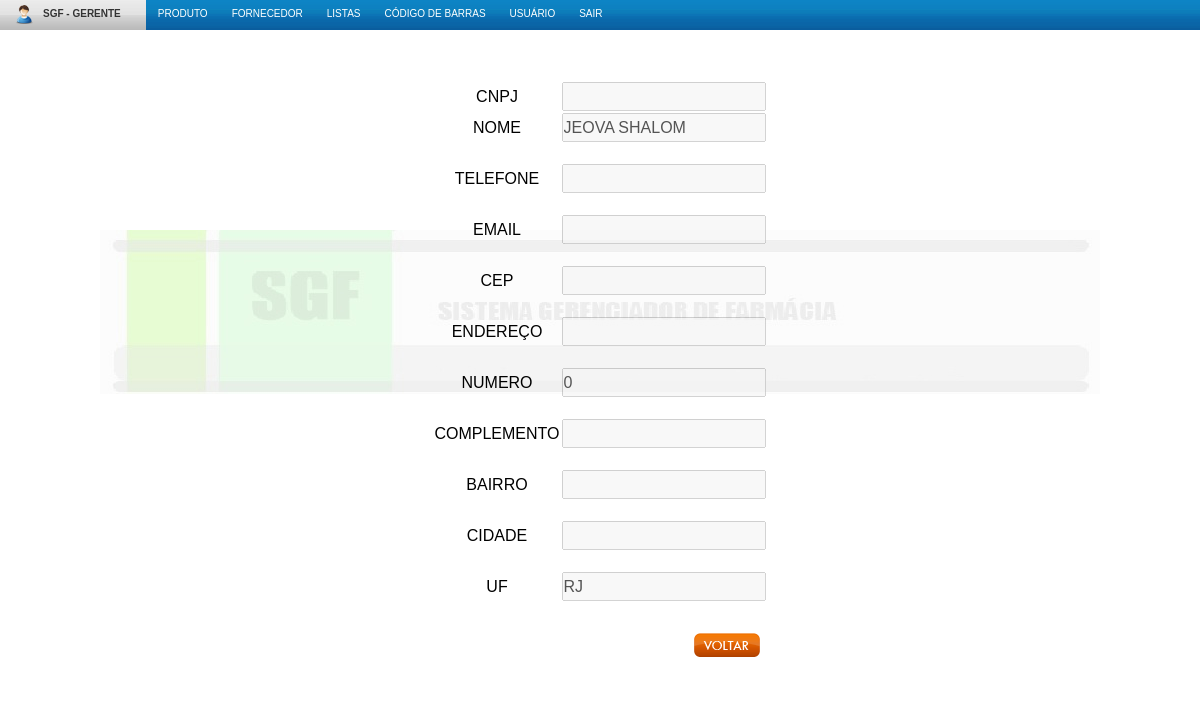
The page /main/verFornecedor.php?fornecedor=2 (signed in) on the database its author committed.
### tables this page shows
CREATE TABLE IF NOT EXISTS `fornecedor` (
  `idfornecedor` int(11) NOT NULL AUTO_INCREMENT,
  `cnpj` varchar(18) NOT NULL,
  `nome` varchar(100) NOT NULL,
  `telefone` varchar(20) NOT NULL,
  `email` varchar(100) NOT NULL,
  `cep` varchar(9) NOT NULL,
  `endereco` varchar(255) NOT NULL,
  `numero` int(11) NOT NULL,
  `complemento` varchar(50) NOT NULL,
  `bairro` varchar(100) NOT NULL,
  `cidade` varchar(100) NOT NULL,
  `uf` tinyint(2) NOT NULL,
  PRIMARY KEY (`idfornecedor`)
);

CREATE TABLE IF NOT EXISTS `uf` (
  `idUF` tinyint(2) NOT NULL AUTO_INCREMENT,
  `sigla` varchar(2) NOT NULL,
  PRIMARY KEY (`idUF`)
);

### class/Fornecedor.class.php (called while the page is built, shortened)
<?php
class Fornecedor {
    public static function verfornecedor($id) {
        $query = "SELECT * FROM fornecedor WHERE idfornecedor='$id'";
        $res = mysql_query($query);
        $obj = mysql_fetch_object($res);
        return $obj;
	}
}
?>

### class/Uf.class.php (called while the page is built, shortened)
<?php
class Uf {
    public static function ufId($id) {
        $query = "SELECT * FROM uf WHERE idUF='$id'";
        $res = mysql_query($query);
        $obj = mysql_fetch_object($res);
        return $obj;
    }
}
?>

### main/verFornecedor.php (the view, shortened to what this page needs)
<?php
include 'topo.php';
$idfornecedor = $_GET['fornecedor'];
$editar = Fornecedor::verfornecedor($idfornecedor);
$uf = Uf::ufId($editar->uf);
?>
<table class="tbl_cadProduto">
        <tr>
		<td>cnpj</td>
		<td><input type="text" name="cnpj" value="<?php echo $editar->cnpj ?>" disabled /></td>
	</tr>
	<tr>
		<td>nome</td>
		<td><input type="text" name="nome" value="<?php echo $editar->nome ?>" disabled /></td>
	</tr>
        <tr>
		<td colspan=2>&nbsp;</td>
	</tr>
        <tr>
		<td>telefone</td>
		<td><input type="text" name="telefone" value="<?php echo $editar->telefone ?>" disabled /></td>
	</tr>
        <tr>
		<td colspan=2>&nbsp;</td>
	</tr>
        <tr>
		<td>email</td>
		<td><input type="text" name="email" value="<?php echo $editar->email ?>" disabled /></td>
	</tr>
	<tr>
		<td colspan=2>&nbsp;</td>
	</tr>
	<tr>
		<td>cep</td>
		<td><input type="text" name="cep" value="<?php echo $editar->cep ?>" disabled /></td>
	</tr>
	<tr>
		<td colspan=2>&nbsp;</td>
	</tr>
	<tr>
		<td>endere&ccedil;o</td>
		<td><input type="text" name="endereco" value="<?php echo $editar->endereco ?>" disabled /></td>
	</tr>
	<tr>
		<td colspan=2>&nbsp;</td>
	</tr>
	<tr>
		<td>numero</td>
		<td><input type="text" name="numero" value="<?php echo $editar->numero ?>" disabled /></td>
	</tr>
	<tr>
		<td colspan=2>&nbsp;</td>
	</tr>
	<tr>
		<td>complemento</td>
		<td><input type="text" name="complemento" value="<?php echo $editar->complemento ?>" disabled /></td>
	</tr>
	<tr>
		<td colspan=2>&nbsp;</td>
	</tr>
	<tr>
		<td>bairro</td>
		<td><input type="text" name="bairro" value="<?php echo $editar->bairro ?>" disabled /></td>
	</tr>
	<tr>
		<td colspan=2>&nbsp;</td>
	</tr>
	<tr>
		<td>cidade</td>
		<td><input type="text" name="cidade" value="<?php echo $editar->cidade ?>" disabled /></td>
	</tr>
	<tr>
		<td colspan=2>&nbsp;</td>
	</tr>
	<tr>
		<td>uf</td>
		<td><input type="text" name="uf" value="<?php echo $uf->sigla ?>" disabled /></td>
	</tr>
	<tr>
		<td colspan=2>&nbsp;</td>
	</tr>
	<tr>
		<td colspan="2" align="right">
			<input type="button" class="bt_voltar" onclick="javascript: window.location='listarFornecedores.php';" value="Voltar" />
		</td>
	</tr>
</table>

### css/estilo.css (style rules this page uses)
body { text-align:center; margin:0; font: normal 16px tahoma, Arial, Helvetica, sans-serif; text-transform: uppercase; }
table { margin: 0 auto; }
.tbl_cadProduto ,.tbl_altProduto, .tbl_entradaProd, .tbl_venda, .tbl_listaProd, .tbl_estoque { margin-top: 50px; }
input { height: 25px; }
input, textarea, select { text-transform: uppercase; width:200px; }
.bt_voltar { background: url('../imagens/layout/bt_voltar.png') no-repeat; width: 66px; }
.bt_buscar, .bt_entrar, .bt_enviar, .bt_fechar, .bt_gerar, .bt_entrar, .bt_gravar, .bt_imprimir, .bt_iniciar, .bt_limpar, .bt_salvar, .bt_voltar, .bt_zerar { background-position:0px -24px; height: 24px; padding: 0; margin: 10px 6px 0 0; text-indent: -9999px; border: 0; cursor: pointer; }

### css/menu.css (style rules this page uses)
* { margin: 0; padding: 0; font-size: 100%; }

### rows shown on the page
fornecedor: nome "jeova shalom", numero "0"
uf: uf "RJ"

### other values the page prints
$_SESSION['usuario']['nome'] "GERENTE"
